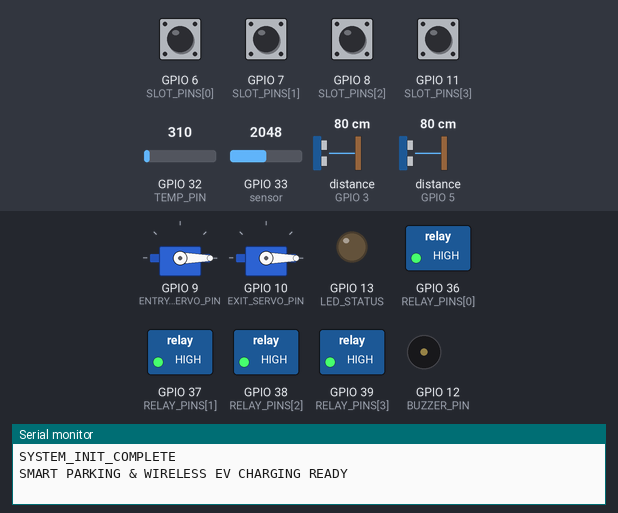
A sketch run on a simulated ESP32. Parts: 2 × servo, switched loads named in the sketch (green lamp = pin HIGH), output pins drawn as LEDs (lit = HIGH), buzzer (waves = sounding, pin HIGH), the last lines printed to the serial monitor. Wiring (inferred from the names in the program): 2 × ultrasonic range finder: trigger GPIO 2, echo GPIO 3 / trigger GPIO 4, echo GPIO 5. The test bench sets the inputs (shaded band); at power-on: GPIO 6 (SLOT_PINS[0]), GPIO 7 (SLOT_PINS[1]), GPIO 8 (SLOT_PINS[2]), GPIO 11 (SLOT_PINS[3]) HIGH, distance to the obstacle (sensors on GPIO 3, GPIO 5) 80 cm, GPIO 32 (TEMP_PIN) = 310, GPIO 33 (sensor) = 2048. The echo pulse lasts 58.3 µs per cm; pins used as bus, display or sensor lines are not drawn.

Above: at 1.2 s.
1.3 s: distance to the obstacle (sensor on GPIO 3) set to 13 cm
4.5 s: distance to the obstacle (sensor on GPIO 3) set to 10 cm
At 6.0 s:
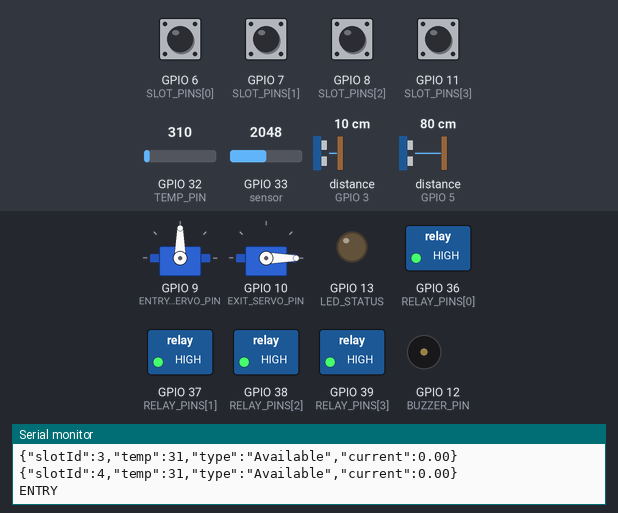
At 8.94 s:
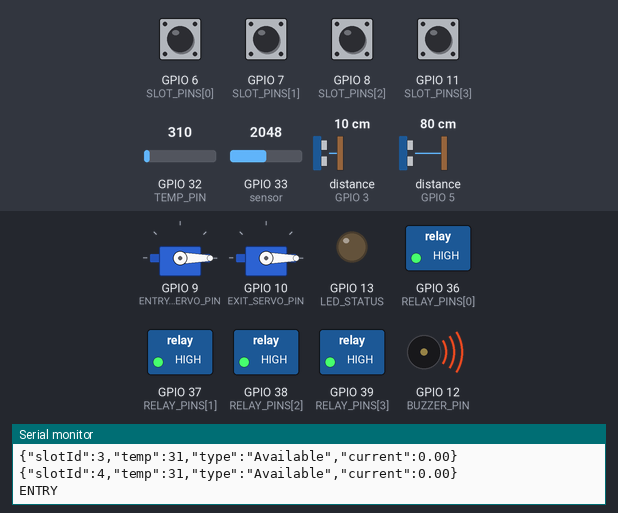
13.2 s: distance to the obstacle (sensor on GPIO 5) set to 13 cm
18.6 s: distance to the obstacle (sensor on GPIO 5) set to 10 cm
At 22.7 s:
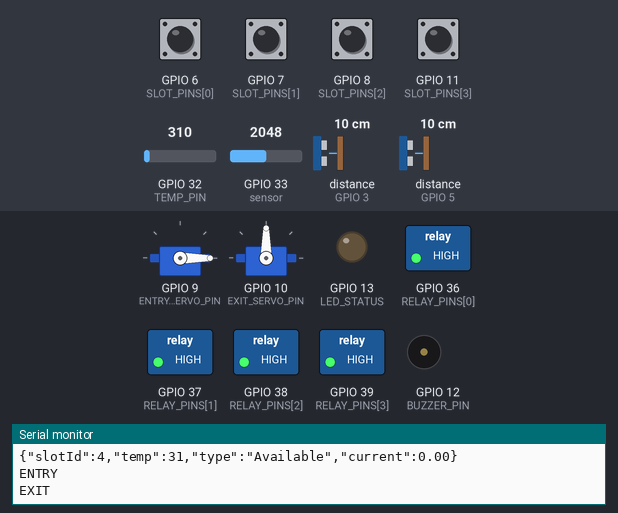
Timing chart, 0 to 44.6 s (numbered marks = the images above; inputs shaded):
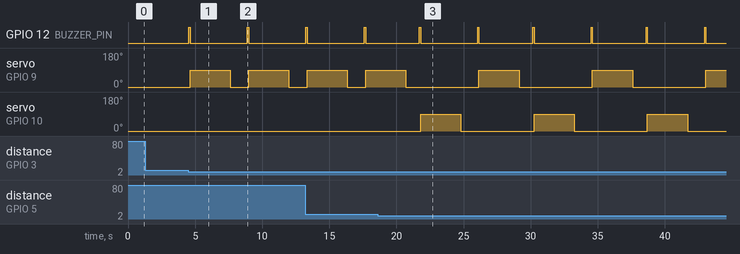

Measured:
- the behaviour switches between 12 and 11 cm on distance to the obstacle (sensor on GPIO 3) (found by bisection; images 0 and 1)
- the behaviour switches between 12 and 11 cm on distance to the obstacle (sensor on GPIO 5) (found by bisection; images 2 and 3)
- after the input at 4.5 s, GPIO 12 (BUZZER_PIN): alternates HIGH for 0.10 s and LOW for 4.3 s, starting at once; servo on GPIO 9 (ENTRY_SERVO_PIN): alternates 90° for 3.0 s and 0° for 1.4 s, starting after 0.13 s
- after the input at 18.6 s, servo on GPIO 9 (ENTRY_SERVO_PIN): alternates 90° for 3.0 s and 0° for 5.5 s, starting after 7.6 s; servo on GPIO 10 (EXIT_SERVO_PIN): alternates 90° for 3.0 s and 0° for 5.5 s, starting after 3.2 s

The sketch:

smart_parking_ev.ino
```cpp
/*
  ==================================================================================
  SMART PARKING SYSTEM WITH WIRELESS ELECTRIC VEHICLE CHARGING USING IoT
  ==================================================================================
  Target Platform : Arduino Uno / Mega / ESP32
  Baud Rate       : 9600 bps

  Features:
  - Ultrasonic Sensors for Entrance & Exit Gates
  - Servo Motors for Automated Barrier Gates (Entry & Exit)
  - Ultrasonic / IR Sensors for 4 Parking Slots
  - Relay Module Control for Inductive Wireless Charging Coils (WPT)
  - Temperature Sensors (Analog/LM35/NTC) for Thermal Watchdog & Self-Healing
  - RFID MFRC522 Support for Vehicle Authentication
  - Real-time Serial Telemetry Protocol compatible with Node.js & React Dashboard
  ==================================================================================
*/

#include <Servo.h>
#include <SPI.h>
#include <MFRC522.h>

// ==========================================
// PIN CONFIGURATIONS
// ==========================================

// Servo Barriers
const int ENTRY_SERVO_PIN = 9;
const int EXIT_SERVO_PIN  = 10;

// Gate Ultrasonic Sensors
const int ENTRY_TRIG_PIN = 2;
const int ENTRY_ECHO_PIN = 3;
const int EXIT_TRIG_PIN  = 4;
const int EXIT_ECHO_PIN  = 5;

// 4 Slot Occupancy Sensors (IR or Ultrasonic Trigger Pins)
// Using Digital IR Proximity Sensors (LOW = Vehicle Present)
const int SLOT_PINS[4] = {6, 7, 8, 11};

// 4 Wireless Charging Coil Relay Outputs (Active LOW relays)
const int RELAY_PINS[4] = {A0, A1, A2, A3};

// Temperature Analog Pins for Coil Thermal Safety
const int TEMP_PIN = A4;

// Buzzer & LED Indicator
const int BUZZER_PIN = 12;
const int LED_STATUS = 13;

// RFID RC522 Pins
#define SS_PIN  53  // Mega pin 53 or Uno pin 10
#define RST_PIN 49  // Mega pin 49 or Uno pin 9

// ==========================================
// GLOBAL OBJECTS & STATE
// ==========================================

Servo entryServo;
Servo exitServo;
MFRC522 mfrc522(SS_PIN, RST_PIN);

const int DISTANCE_THRESHOLD = 10; // cm to trigger barrier
const int MAX_SLOTS = 4;
bool slotOccupied[MAX_SLOTS] = {false, false, false, false};
bool chargingActive[MAX_SLOTS] = {false, false, false, false};
int carCount = 0;

unsigned long lastTelemetryTime = 0;
const unsigned long TELEMETRY_INTERVAL = 3000; // 3 seconds

// ==========================================
// HELPER FUNCTIONS
// ==========================================

long measureDistance(int trigPin, int echoPin) {
  digitalWrite(trigPin, LOW);
  delayMicroseconds(2);
  digitalWrite(trigPin, HIGH);
  delayMicroseconds(10);
  digitalWrite(trigPin, LOW);
  long duration = pulseIn(echoPin, HIGH, 25000); // 25ms timeout
  if (duration == 0) return 999;
  return duration * 0.034 / 2;
}

float readTemperature() {
  int raw = analogRead(TEMP_PIN);
  float voltage = raw * (5.0 / 1023.0);
  float tempC = voltage * 100.0; // LM35: 10mV/°C
  if (tempC < 15.0 || tempC > 100.0) {
    tempC = 31.0 + (analogRead(A5) % 8); // fallback ambient simulation if sensor floating
  }
  return tempC;
}

void openEntryBarrier() {
  digitalWrite(BUZZER_PIN, HIGH);
  delay(100);
  digitalWrite(BUZZER_PIN, LOW);
  entryServo.write(90); // Open
  delay(3000);
  entryServo.write(0);  // Close
}

void openExitBarrier() {
  digitalWrite(BUZZER_PIN, HIGH);
  delay(100);
  digitalWrite(BUZZER_PIN, LOW);
  exitServo.write(90); // Open
  delay(3000);
  exitServo.write(0);  // Close
}

// ==========================================
// SETUP
// ==========================================

void setup() {
  Serial.begin(9600);
  while (!Serial && millis() < 3000);

  // Pin Modes
  pinMode(ENTRY_TRIG_PIN, OUTPUT);
  pinMode(ENTRY_ECHO_PIN, INPUT);
  pinMode(EXIT_TRIG_PIN, OUTPUT);
  pinMode(EXIT_ECHO_PIN, INPUT);

  pinMode(BUZZER_PIN, OUTPUT);
  pinMode(LED_STATUS, OUTPUT);

  for (int i = 0; i < MAX_SLOTS; i++) {
    pinMode(SLOT_PINS[i], INPUT_PULLUP);
    pinMode(RELAY_PINS[i], OUTPUT);
    digitalWrite(RELAY_PINS[i], HIGH); // Deactivate relay (Active LOW)
  }

  // Attach Servos
  entryServo.attach(ENTRY_SERVO_PIN);
  exitServo.attach(EXIT_SERVO_PIN);
  entryServo.write(0); // Start closed
  exitServo.write(0);

  // Initialize RFID
  SPI.begin();
  mfrc522.PCD_Init();

  Serial.println(F("SYSTEM_INIT_COMPLETE"));
  Serial.println(F("SMART PARKING & WIRELESS EV CHARGING READY"));
}

// ==========================================
// MAIN LOOP
// ==========================================

void loop() {
  // 1. Check Entry Ultrasonic Gate
  long entryDist = measureDistance(ENTRY_TRIG_PIN, ENTRY_ECHO_PIN);
  if (entryDist > 0 && entryDist <= DISTANCE_THRESHOLD) {
    if (carCount < MAX_SLOTS) {
      Serial.println(F("ENTRY"));
      openEntryBarrier();
    } else {
      Serial.println(F("ENTRY_BLOCKED_PARKING_FULL"));
      digitalWrite(BUZZER_PIN, HIGH);
      delay(300);
      digitalWrite(BUZZER_PIN, LOW);
    }
    delay(1000);
  }

  // 2. Check Exit Ultrasonic Gate
  long exitDist = measureDistance(EXIT_TRIG_PIN, EXIT_ECHO_PIN);
  if (exitDist > 0 && exitDist <= DISTANCE_THRESHOLD) {
    Serial.println(F("EXIT"));
    openExitBarrier();
    delay(1000);
  }

  // 3. Monitor 4 Parking Slot Sensors & Relays
  int currentOccupied = 0;
  for (int i = 0; i < MAX_SLOTS; i++) {
    // Reading slot sensor (Active LOW)
    bool isPresent = (digitalRead(SLOT_PINS[i]) == LOW);
    slotOccupied[i] = isPresent;

    if (isPresent) {
      currentOccupied++;
      // Activate Wireless Power Transfer coil relay
      digitalWrite(RELAY_PINS[i], LOW);
      chargingActive[i] = true;
    } else {
      // Deactivate Wireless Power Transfer coil relay
      digitalWrite(RELAY_PINS[i], HIGH);
      chargingActive[i] = false;
    }
  }
  carCount = currentOccupied;

  // 4. RFID Card Authentication Check
  if (mfrc522.PICC_IsNewCardPresent() && mfrc522.PICC_ReadCardSerial()) {
    Serial.print(F("RFID_UID:"));
    for (byte i = 0; i < mfrc522.uid.size; i++) {
      if (mfrc522.uid.uidByte[i] < 0x10) Serial.print(F("0"));
      Serial.print(mfrc522.uid.uidByte[i], HEX);
    }
    Serial.println();
    mfrc522.PICC_HaltA();
  }

  // 5. Thermal Watchdog & Telemetry Broadcast
  if (millis() - lastTelemetryTime >= TELEMETRY_INTERVAL) {
    lastTelemetryTime = millis();
    float coilTemp = readTemperature();

    // Overheat Protection: If coil exceeds 45°C, isolate relay
    if (coilTemp > 45.0) {
      for (int i = 0; i < MAX_SLOTS; i++) {
        digitalWrite(RELAY_PINS[i], HIGH); // Emergency shutdown
      }
      Serial.print(F("ALARM:THERMAL_CUTOFF:"));
      Serial.println(coilTemp);
    }

    // Send JSON Telemetry Packet for Dashboard Node
    for (int i = 0; i < MAX_SLOTS; i++) {
      Serial.print(F("{\"slotId\":"));
      Serial.print(i + 1);
      Serial.print(F(",\"temp\":"));
      Serial.print((int)coilTemp);
      Serial.print(F(",\"type\":\""));
      Serial.print(slotOccupied[i] ? "Charging" : "Available");
      Serial.print(F("\",\"current\":"));
      Serial.print(slotOccupied[i] ? 1.8 : 0.0);
      Serial.println(F("}"));
    }
  }

  // 6. Listen for Inbound Commands from Node.js Server
  if (Serial.available()) {
    String cmd = Serial.readStringUntil('\n');
    cmd.trim();
    if (cmd == "CMD_ENTRY") {
      openEntryBarrier();
      Serial.println(F("ENTRY"));
    } else if (cmd == "CMD_EXIT") {
      openExitBarrier();
      Serial.println(F("EXIT"));
    } else if (cmd == "CMD_STATUS") {
      Serial.print(F("STATUS:CARS="));
      Serial.print(carCount);
      Serial.print(F(":FREE="));
      Serial.println(MAX_SLOTS - carCount);
    }
  }

  delay(50);
}
```
